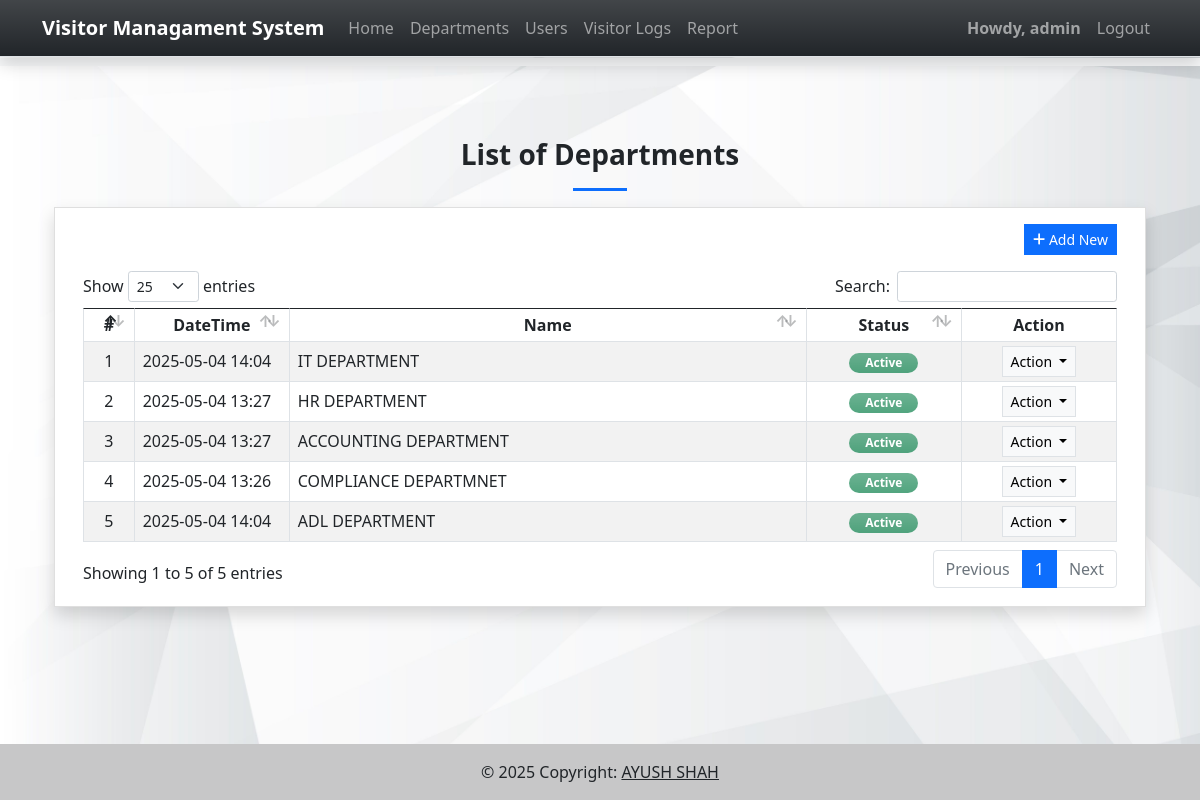
Screenshot of /departments (signed in) with the database file from the repository.
### vmsApp/models.py (models this page shows, shortened)
class Departments(models.Model):
    name = models.CharField(max_length=250)
    status = models.CharField(max_length=2, choices=(('1','Active'), ('2','Inactive')), default = 1)
    delete_flag = models.IntegerField(default = 0)
    date_added = models.DateTimeField(default = timezone.now)
    date_created = models.DateTimeField(auto_now = True)
    class Meta:
        verbose_name_plural = "List of Departments"

### vmsApp/views.py (the view)
# urls.py: path('departments',views.departments,name='department-page'),
@login_required
def departments(request):
    context = context_data(request)
    context['page'] = 'departments'
    context['page_title'] = "Department List"
    context['departments'] = models.Departments.objects.filter(delete_flag = 0).all()
    return render(request, 'departments.html', context)

### vmsApp/views.py (called while the page is built)
def context_data(request):
    fullpath = request.get_full_path()
    abs_uri = request.build_absolute_uri()
    abs_uri = abs_uri.split(fullpath)[0]
    context = {
        'system_host' : abs_uri,
        'page_name' : '',
        'page_title' : '',
        'system_name' : 'Visitor Managament System',
        'topbar' : True,
        'footer' : True,
    }
    return context

### vmsApp/templates/departments.html (shortened to what this page needs)
{% extends 'base.html' %} {% load static %} {% block pageContent %}
<section class="py-4">
    <div class="container">
        <h3 class="fw-bolder text-center">List of Departments</h3>
        <center>
            <hr class="bg-primary opacity-100" style="height:3px" width="5%">
        </center>
        <div class="card rounded-0 shadow">
            <div class="card-body">
                <div class="container-fluid">
                    <div class="text-end mb-3">
                        <button class="btn btn-sm btn-primary rounded-0 bg-gradient-primary" type="button" id="create_new"><i class="fa fa-plus"></i> Add New</button>
                    </div>
                    <table class="table table-bordered table-striped" id="department-tbl">
                        <colgroup>
                            <col width="5%">
                            <col width="15%">
                            <col width="50%">
                            <col width="15%">
                            <col width="15%">
                        </colgroup>
                        <thead>
                            <tr>
                                <th class="text-center">#</th>
                                <th class="text-center">DateTime</th>
                                <th class="text-center">Name</th>
                                <th class="text-center">Status</th>
                                <th class="text-center">Action</th>
                            </tr>
                        </thead>
                        <tbody>
                            {% for department in departments %}
                            <tr>
                                <td class="text-center">{{ forloop.counter }}</td>
                                <td>{{ department.date_created|date:"Y-m-d H:i" }}</td>
                                <td>{{ department.name}}</td>
                                <td class="text-center">
                                    {% if department.status == '1' %}
                                    <span class="badge badge-success bg-gradient bg-success px-3 rounded-pill bg-opacity-75 text-sm py-1">Active</span> {% else %}
                                    <span class="badge badge-secondary bg-gradient bg-secondary px-3 rounded-pill bg-opacity-75 text-sm py-1">Inactive</span> {% endif %}
                                </td>
                                <td class="text-center">
                                    <div class="dropdown">
                                        <button class="btn btn-light btn-sm rounded-0 border dropdown-toggle" type="button" id="abtn{{department.pk}}" data-bs-toggle="dropdown" aria-expanded="false">
                                          Action
                                        </button>
                                    </div>
                                </td>
                            </tr>
                            {% endfor %}
                        </tbody>
                    </table>
                </div>
            </div>
        </div>
    </div>
</section>
{% endblock pageContent %}

### vmsApp/templates/topNavigation.html (shortened to what this page needs)
{% load static %}
<header>
    <nav class="navbar navbar-expand-lg navbar-dark bg-dark bg-gradient fixed-top shadow border-bottom">
        <div class="container">
            <a class="navbar-brand" target="_blank" href="./">
                <b>{{system_name}}</b>
            </a>
            <div class="collapse navbar-collapse" id="navbarExample01">
                <ul class="navbar-nav me-auto mb-2 mb-lg-0" id="topNav">
                    {% if request.user.is_authenticated %}
                    <li class="nav-item">
                        <a class="nav-link" aria-current="page" href="{% url 'home-page' %}">Home</a>
                    </li>
                    <li class="nav-item">
                        <a class="nav-link" aria-current="page" href="{% url 'department-page' %}">Departments</a>
                    </li>
                    {% if request.user.is_superuser %}
                    <li class="nav-item">
                        <a class="nav-link" aria-current="page" href="{% url 'user-page' %}">Users</a>
                    </li>
                    {% endif %}
                    <li class="nav-item">
                        <a class="nav-link" aria-current="page" href="{% url 'visitor-page' %}">Visitor Logs</a>
                    </li>
                    {% if request.user.is_superuser %}
                    <li class="nav-item">
                        <a class="nav-link" aria-current="page" href="{% url 'report-page' %}">Report</a>
                    </li>
                    {% endif %}
                    {% endif %}
                </ul>
                <ul class="navbar-nav d-flex flex-row">
                    {% if user.id %}
                    <li class="nav-item">
                        <a class="nav-link"  href="{% url 'profile-page' %}"><b>Howdy, {{user.username}}</b></a>
                    </li>
                    <li class="nav-item">
                        <a class="nav-link" aria-current="page" href="{% url 'logout' %}">Logout</a>
                    </li>
                    {% else %}
                    <li class="nav-item">
                        <a class="nav-link" aria-current="page" href="{% url 'login-page' %}">Login</a>
                    </li>
                    {% endif %}
                </ul>
            </div>
        </div>
    </nav>
    <div id="intro" class="pt-2 text-center bg-light">
    </div>
</header>

### default/css/style.css (style rules this page uses)
html, body { height: 100%; width: 100%; max-height: 100%; overflow: auto; display: flex; flex-direction: column; }
body>header { flex-shrink: auto; }

### vmsApp/templates/topNavigation.html (style rules this page uses)
#intro { margin-top: 58px; }

### rows the page displays
Departments: date_created "2025-05-04 14:04", name "IT DEPARTMENT", status "Active"
Departments: date_created "2025-05-04 13:27", name "HR DEPARTMENT", status "Active"
Departments: date_created "2025-05-04 13:27", name "ACCOUNTING DEPARTMENT", status "Active"
Departments: date_created "2025-05-04 13:26", name "COMPLIANCE DEPARTMNET", status "Active"
Departments: date_created "2025-05-04 14:04", name "ADL DEPARTMENT", status "Active"

### other values shown
{{ system_name }} "Visitor Managament System"
{{ user.username }} "admin"
